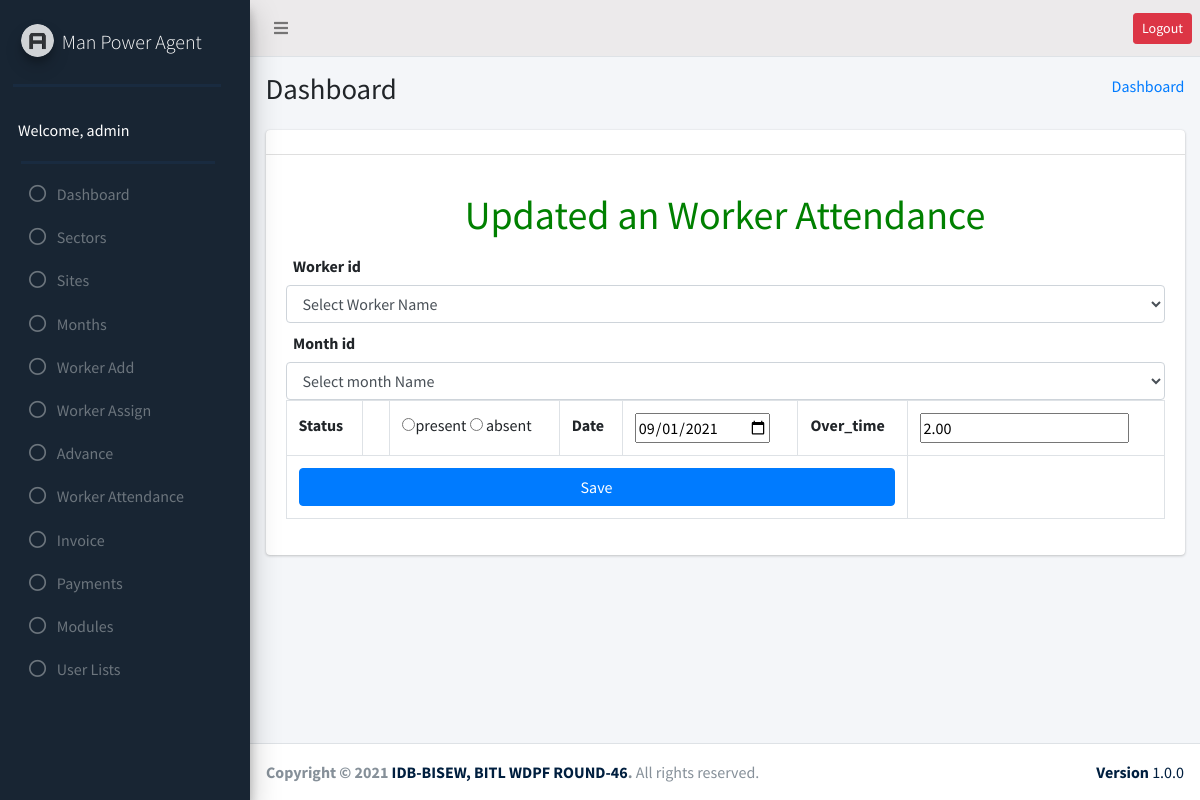
Screenshot of /worker_attendance/worker_updated.php?ff=2 (signed in) with the database file from the repository.
### tables this page shows
CREATE TABLE `user_role` (
  `id` int(11) NOT NULL,
  `adminID` int(11) NOT NULL,
  `sites_edit` int(50) DEFAULT NULL,
  `sites_delete` int(50) DEFAULT NULL,
  `sectors_edit` int(50) DEFAULT NULL,
  `sectors_delete` int(50) DEFAULT NULL,
  `add_worker_edit` int(50) DEFAULT NULL,
  `add_worker_delete` int(50) DEFAULT NULL,
  `worker_assign_edit` int(50) DEFAULT NULL,
  `worker_assign_delete` int(50) DEFAULT NULL,
  `advance_edit` int(50) DEFAULT NULL,
  `advance_delete` int(50) DEFAULT NULL,
  `payments_edit` int(50) DEFAULT NULL,
  `payments_delete` int(50) DEFAULT NULL,
  `month_edit` int(50) DEFAULT NULL,
  `month_delete` int(50) DEFAULT NULL,
  `modules_edit` int(50) DEFAULT NULL,
  `modules_delete` int(50) DEFAULT NULL,
  `user_lists_edit` int(50) DEFAULT NULL,
  `user_lists_delete` int(50) DEFAULT NULL,
  `worker_attendance_edit` int(11) NOT NULL,
  `worker_attendance_delete` int(11) NOT NULL,
  `invoice_edit` int(11) NOT NULL,
  `invoice_delete` int(11) NOT NULL
);

CREATE TABLE `worker_attendance` (
  `id` bigint(20) NOT NULL,
  `wrokerID` bigint(20) NOT NULL,
  `status` enum('present','absent') NOT NULL,
  `date` date NOT NULL,
  `monthID` int(11) NOT NULL,
  `over_time` decimal(10,2) NOT NULL
);

### worker_attendance/worker_updated.php (the view, shortened to what this page needs)
<?php
require_once("../header.php");
require_once("../sidebar.php");
require_once("../db_config.php");
$id=$_GET['ff'];
$work=$conn->query("SELECT * FROM `worker_attendance` where wrokerID=$id");
$haw=$work->fetch_assoc();
 ?>
<section class="content-header">
  <div class="container-fluid">
    <div class="row mb-2">
      <div class="col-sm-6">
        <h1>Dashboard</h1>
      </div>
      <div class="col-sm-6">
        <ol class="breadcrumb float-sm-right">
          <li class="breadcrumb-item"><a href="#">Dashboard</a></li>
        </ol>
      </div>
    </div>
  </div>
</section>
<section class="content">
      <div class="container-fluid">
        <div class="row">
          <div class="col-md-12">
            <div class="card">
              <div class="card-header">
              </div>
              <div class="card-body">
               <h1 class="mt-3" style="text-align: center; color: green"> Updated an Worker Attendance</h1>
               <form action="" method="post">
                <table class="table table-bordered"style="hover:background-color:red;">
             <tr>
                    <label class="col-sm-3 col-form-label">Worker id</label>
              <select name="wrokerID"  class="form-control">
                        <option value="">Select Worker Name</option>
                      </select>
            <tr/>
                      <th>Status<th/>
                <td>
          <input type="radio"  name="status" value= "present"><span>present </span>
                 <input type="radio"  name="status" value= "absent"><span> absent</span>
                </td>
              <div class="col-sm-6">
                   <th>Date</th>
              <td><input type="date" name="date" class="from-control" value="<?php echo $haw['date']?>"></td>
                  <th>Over_time</th>
              <td><input type="text" name="over_time" class="from-control" value="<?php echo $haw['over_time']?>"></td>
               <tr>
                    <label class="col-sm-3 col-form-label">Month id</label>
              <select name="monthID"  class="form-control">
                        <option value="">Select month Name</option>
                      </select>
                  <tr>
                  <td colspan="6">
        <input type="submit"  class="btn btn-block btn-primary" value="Save">
      </td>
      </tr>
    </table>
               </form>
          </div>
        </div>
      </div>
    </div>
  </div>
</section>
<?php require("../footer.php"); ?>

### sidebar.php (shortened to what this page needs)
 <?php
    $serverName = 'http://'.$_SERVER['SERVER_NAME'].'/man_power_agent';
    require_once("db_config.php");
?>
 <aside class="main-sidebar bg-success pt-14  elevation-4">
   <a href="" class="brand-link">
     <img src="<?= $serverName; ?>/assets/images/AdminLTELogo.png"
       alt="AdminLTE Logo" class="brand-image img-circle elevation-3" style="opacity: .8">
     <span class="brand-text font-weight-light">Man Power Agent</span>
   </a>
   <div class="bb-2"></div>
   <div class="sidebar">
     <div class="user-panel mt-3  d-flex">
       <div class="info text-white">
         Welcome, <?= $_SESSION['name']; ?>
       </div>
     </div>
     <div class="bb-2"></div>
     <nav class="mt-2">
       <ul class="nav nav-pills nav-sidebar flex-column" data-widget="treeview" role="menu" data-accordion="false">
       <li class="nav-item">
           <a href="http://localhost/man_power_agent/dashboard.php" class="nav-link">
             <i class="far fa-circle nav-icon"></i>
             <p>Dashboard</p>
           </a>
         </li>
         <?php
         $result = $conn->query("SELECT * FROM `admin`");
           while ($row = $result->fetch_assoc()) {
               if ($_SESSION['name'] == $row['name']) {
                   $id = $_SESSION['id'];
                   if ($row['status'] =='active') {
                       $userRoleTable= $conn->query("SELECT * FROM `user_role` JOIN admin ON admin.id= user_role.adminID WHERE `adminID`= $id");
                       while ($roleRow = $userRoleTable->fetch_assoc()) {
                           ?>
        <?php
           if ($roleRow['sectors_edit'] == '1'  || $roleRow['sectors_delete'] == '1') {
               ?>
         <li class="nav-item">
           <a href="http://localhost/man_power_agent/sectors/sectors.php" class="nav-link">
             <i class="far fa-circle nav-icon"></i>
             <p>Sectors</p>
           </a>
         </li>
         <?php
           }
           if ($roleRow['sites_edit'] == '1'  || $roleRow['sites_delete'] == '1') {
               ?>
         <li class="nav-item">
           <a href="http://localhost/man_power_agent/sites/sites.php" class="nav-link">
             <i class="far fa-circle nav-icon"></i>
             <p>Sites</p>
           </a>
         </li>
         <?php
           }
           if ($roleRow['month_edit'] == '1'  || $roleRow['month_delete'] == '1') { ?>
         <li class="nav-item">
           <a href="http://localhost/man_power_agent/month/month.php" class="nav-link">
             <i class="far fa-circle nav-icon"></i>
             <p>Months</p>
           </a>
         </li>
         <?php } ?>
        <?php  if ($roleRow['add_worker_edit'] == '1'  || $roleRow['add_worker_delete'] == '1') { ?>
         <li class="nav-item">
           <a href="http://localhost/man_power_agent/add_worker/add_worker.php" class="nav-link">
             <i class="far fa-circle nav-icon"></i>
             <p>Worker Add</p>
           </a>
         </li>
         <?php } ?>
         <?php  if ($roleRow['worker_assign_edit'] == '1'  || $roleRow['worker_assign_delete'] == '1') { ?>
         <li class="nav-item">
           <a href="http://localhost/man_power_agent/worker_assign/worker_assign.php" class="nav-link">
             <i class="far fa-circle nav-icon"></i>
             <p>Worker Assign</p>
           </a>
         </li>
         <?php  } ?>
         <?php  if ($roleRow['advance_edit'] == '1'  || $roleRow['advance_delete'] == '1') { ?>
         <li class="nav-item">
           <a href="http://localhost/man_power_agent/advance/advance.php" class="nav-link">
             <i class="far fa-circle nav-icon"></i>
             <p>Advance</p>
           </a>
         </li>
         <?php } ?>
         <?php  if ($roleRow['worker_attendance_edit'] == '1'  || $roleRow['worker_attendance_delete'] == '1') { ?>
         <li class="nav-item">
           <a href="http://localhost/man_power_agent/worker_attendance/worker_attendance.php" class="nav-link">
             <i class="far fa-circle nav-icon"></i>
             <p>Worker Attendance</p>
           </a>
         </li>
         <?php } ?>
         <?php  if ($roleRow['invoice_edit'] == '1'  || $roleRow['invoice_delete'] == '1') { ?>
         <li class="nav-item">
           <a href="http://localhost/man_power_agent/invoice/invoice.php" class="nav-link">
             <i class="far fa-circle nav-icon"></i>
             <p>Invoice</p>
           </a>
         </li>
         <?php } ?>
         <?php  if ($roleRow['payments_edit'] == '1'  || $roleRow['payments_delete'] == '1') { ?>
          <li class="nav-item">
           <a href="http://localhost/man_power_agent/payments/payments.php" class="nav-link">
             <i class="far fa-circle nav-icon"></i>
             <p>Payments</p>
           </a>
         </li>
         <?php } ?>
         <?php  if ($roleRow['modules_edit'] == '1'  || $roleRow['modules_delete'] == '1') { ?>
         <li class="nav-item">
           <a href="http://localhost/man_power_agent/modules/modules.php" class="nav-link">
             <i class="far fa-circle nav-icon"></i>
             <p>Modules</p>
           </a>
         </li>
         <?php } ?>
         <?php  if ($roleRow['user_lists_edit'] == '1'  || $roleRow['user_lists_delete'] == '1') { ?>
          <li class="nav-item">
           <a href="http://localhost/man_power_agent/user_lists/user_lists.php" class="nav-link">
             <i class="far fa-circle nav-icon"></i>
             <p>User Lists</p>
           </a>
         </li>
         <?php  } ?>
         <?php
                       }
                   }
                   else {
                       header("location: inactive_user.php");
                   }
               }
           }
         ?>
       </ul>
     </nav>
   </div>
 </aside>

### rows the page displays
user_role: sectors_edit 1 (drawn), sites_edit 0 (drawn), month_edit 1 (drawn), add_worker_edit 1 (drawn), worker_assign_edit 1 (drawn), advance_edit 1 (drawn), worker_attendance_edit 1 (drawn), invoice_edit 1 (drawn), payments_edit 1 (drawn), modules_edit 1 (drawn), user_lists_edit 1 (drawn)
worker_attendance: date "09/01/2021", over_time "2.00"

### other values shown
$_SESSION['name'] "admin"
